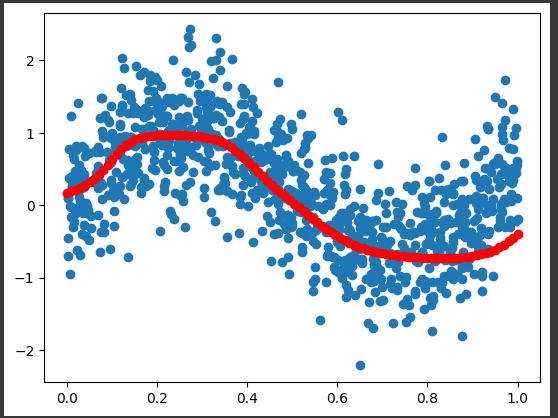

This chart was generated by the following Python code:
#2018112571 김수성 07-3

import numpy as np
import pandas as pd
import matplotlib.pyplot as plt
import tensorflow as tf
from tensorflow import keras

path = "/content/drive/MyDrive/기계학습시스템설계/hw07/nonlinear.csv"
df = pd.read_csv(path)

model = keras.models.Sequential([
    keras.layers.Dense(32, activation="tanh"),
    keras.layers.Dense(16, activation="tanh"),
    keras.layers.Dense(8, activation="tanh"),
    keras.layers.Dense(4, activation="tanh"),
    keras.layers.Dense(1, activation="tanh")
])

lr = 0.1
epoch = 100
optimizer = keras.optimizers.SGD(learning_rate=lr)
model.compile(optimizer=optimizer, loss="mse")

print(df.head())
X = df["x"].to_numpy().reshape(-1, 1)
Y = df["y"].to_numpy().reshape(-1, 1)

model.fit(X, Y, epochs=epoch)

domain = np.linspace(0, 1, 100).reshape(-1, 1)
y_hat = model.predict(domain)
plt.scatter(df["x"], df["y"])
plt.scatter(domain, y_hat, color="r")
plt.show()
